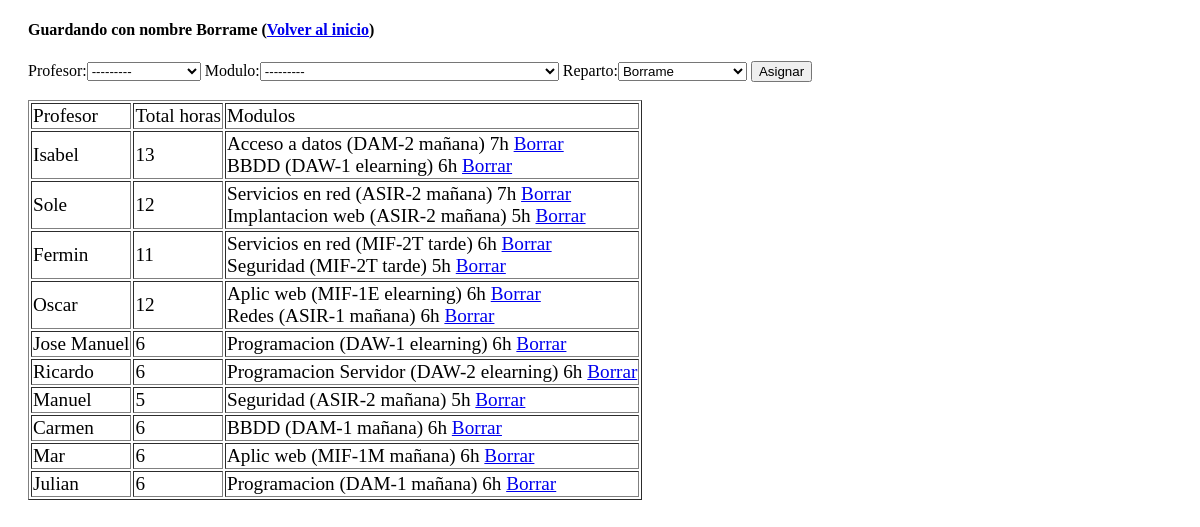
Screenshot of /reparto/repartir/Borrame with the database file from the repository.
### reparto/models.py (models this page shows)
class Reparto(models.Model):
    nombre      =       models.CharField(max_length=70)
    def __str__(self):
        return self.nombre

class Profesor(models.Model):
    nombre      =       models.CharField(max_length=30)
    prioridad   =       models.IntegerField(default=0)
    def __str__(self):
        return str(self.prioridad)+".-"+self.nombre
    class Meta:
        ordering=["prioridad"]

class Modulo(models.Model):
    nombre      =       models.CharField(max_length=70)
    curso       =       models.CharField(max_length=6)
    horas       =       models.IntegerField(default=0)
    turno       =       models.CharField(max_length=15)
    class Meta:
        ordering=["nombre"]
    def __str__(self):
        return self.nombre +" ("+self.curso +" " + self.turno +") " + str(self.horas)+"h"

### reparto/views.py (the view)
# urls.py: path('repartir/<str:nombre_reparto>', views.repartir, name='repartir'),
def repartir(peticion, nombre_reparto):
    if peticion.method=="POST":
        asignacion=AsignacionForm(peticion.POST)
        asignacion.save()
        return redirect('repartir', nombre_reparto=nombre_reparto)
    else:
        diccionario=dict()
        diccionario["nombre_reparto"]=nombre_reparto
        profesores=Profesor.objects.all()
        diccionario["profesores"]=profesores
        objeto_reparto=Reparto.objects.get(nombre=nombre_reparto)
        modulos_no_asignados=obtener_modulos_sin_asignar_en_este_reparto(nombre_reparto)
        asignacion=AsignacionForm(
            initial={'reparto':objeto_reparto},
        )
        asignacion.fields["modulo"].queryset=modulos_no_asignados;
        diccionario["asignacion"]=asignacion
        diccionario["informacion_profesores"]=get_datos_profesores(nombre_reparto)
        return render(peticion, "reparto/repartir.html", diccionario)

### reparto/views.py
class AsignacionForm(ModelForm):
    class Meta:
        model=Asignacion
        fields= ['profesor', 'modulo', 'reparto']

### reparto/views.py (called while the page is built)
def obtener_modulos_sin_asignar_en_este_reparto(nombre_reparto):
    reparto=Reparto.objects.get(nombre=nombre_reparto)
    modulos_ya_asignados=reparto.asignacion_set.all().values("modulo")
    modulos_sin_asignar=Modulo.objects.all()
    diferencia=modulos_sin_asignar.exclude(pk__in=modulos_ya_asignados)
    return diferencia

def get_datos_profesores(nombre_reparto):
    objeto_reparto=Reparto.objects.get(nombre=nombre_reparto)
    asignaciones=objeto_reparto.asignacion_set
    profesores=Profesor.objects.all()
    lista_profesores=ListaProfesores()
    for p in profesores:
        lista_profesores.anadir_profesor(p)
    for a in asignaciones.all():
        modulo=a.modulo
        profesor=a.profesor
        lista_profesores.asignar_modulo_profesor(profesor, modulo)
    return lista_profesores.lista_profesores

    def anadir_modulo(self, modulo):
        self.modulos.append(modulo)
        self.horas=self.horas + modulo.horas

    def anadir_profesor(self, profesor):
        objeto_profesor=ProfesorEnReparto(profesor.nombre, profesor.id)
        self.lista_profesores.append(objeto_profesor)

    def asignar_modulo_profesor(self, profesor, modulo):
        for p in self.lista_profesores:
            if p.nombre==profesor.nombre:
                p.anadir_modulo(modulo)

### reparto/templates/reparto/repartir.html (shortened to what this page needs)
{%extends 'reparto/base.html'%}
{%block contenido%}
<h4>Guardando con nombre {{nombre_reparto}} (<a href="{% url 'index' %}">Volver al inicio</a>)</h4>
<form action="{% url 'repartir' nombre_reparto %}" method="post">
{{asignacion}}
<input type="submit" value="Asignar">
</form>
<br/>
<table border='1' class="table">
    <tr>
        <td>Profesor</td>
        <td>Total horas</td>
        <td>Modulos</td>
    </tr>
    {%for p in informacion_profesores%}
    <tr>
        <td>{{p.nombre}}</td>
        <td>{{p.horas}}</td>
        <td>
        {%for modulo in p.modulos%}
        {{modulo}}
        <a  onclick="return confirm('¿Seguro que quieres borrar?');"   href="{%url 'borrar' modulo.id p.id nombre_reparto%}">Borrar</a>
        <br/>
        {%endfor%}
        </td>
    </tr>
    {%endfor%}
</table>
{%endblock%}

### reparto/templates/reparto/base.html (style rules this page uses)
table { font-size: larger; }

### rows the page displays
Reparto: nombre "Borrame"
Profesor: nombre "Isabel"
Modulo: nombre+curso+turno "Acceso a datos (DAM-2 mañana) 7h"
Modulo: nombre+curso+turno "BBDD (DAW-1 elearning) 6h"
Profesor: nombre "Sole"
Modulo: nombre+curso+turno "Servicios en red (ASIR-2 mañana) 7h"
Modulo: nombre+curso+turno "Implantacion web (ASIR-2 mañana) 5h"
Profesor: nombre "Fermin"
Modulo: nombre+curso+turno "Servicios en red (MIF-2T tarde) 6h"
Modulo: nombre+curso+turno "Seguridad (MIF-2T tarde) 5h"
Profesor: nombre "Oscar"
Modulo: nombre+curso+turno "Aplic web (MIF-1E elearning) 6h"
Modulo: nombre+curso+turno "Redes (ASIR-1 mañana) 6h"
Profesor: nombre "Jose Manuel"
Modulo: nombre+curso+turno "Programacion (DAW-1 elearning) 6h"
Profesor: nombre "Ricardo"
Modulo: nombre+curso+turno "Programacion Servidor (DAW-2 elearning) 6h"
Profesor: nombre "Manuel"
Modulo: nombre+curso+turno "Seguridad (ASIR-2 mañana) 5h"
Profesor: nombre "Carmen"
Modulo: nombre+curso+turno "BBDD (DAM-1 mañana) 6h"
Profesor: nombre "Mar"
Modulo: nombre+curso+turno "Aplic web (MIF-1M mañana) 6h"
Profesor: nombre "Julian"
Modulo: nombre+curso+turno "Programacion (DAM-1 mañana) 6h"

### other values shown
{{ p.horas }} "13" "12" "11" "12" "6" "6" "5" "6" "6" "6"
